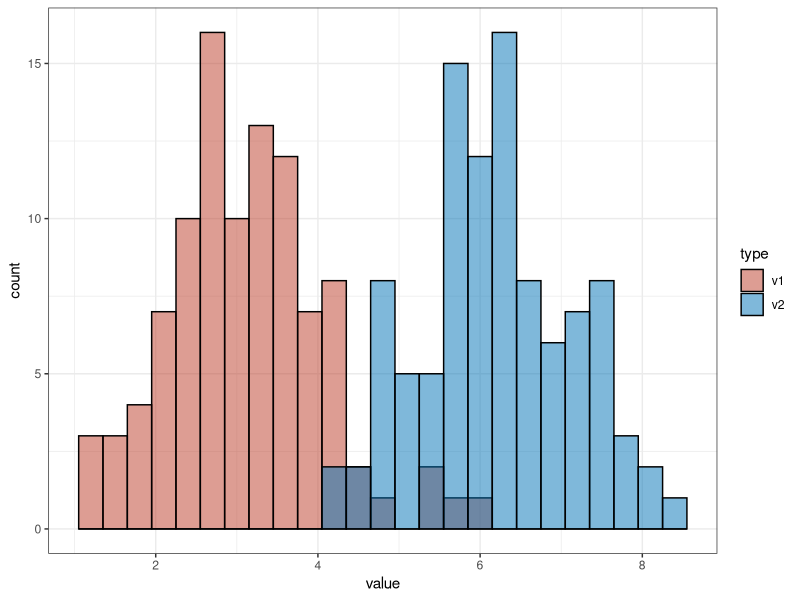

This figure's R source:
## ---- chunk 1
# Install packages
if (!requireNamespace("ggplot2", quietly = TRUE)) {
  install.packages("ggplot2")
}

# Load packages
library(ggplot2)
## ---- chunk 2
# Load data
data <- read.delim("files/Hiplot/125-multiple-histograms-data.txt", header = T)

# View data
head(data)
## ---- chunk 3
#| label: fig-1multiple-histograms
#| fig-cap: "Multiple Histograms"
#| out.width: "95%"
#| fig-height: 4
#| fig-width: 8
#| warning: false
#| error: false
#| message: false

# Multiple Histograms
p <- ggplot(data, aes(x = value, fill = type)) +
  geom_histogram(color = "black", alpha = 0.5, 
                 position = "identity", binwidth = 0.3) +
  scale_fill_manual(values = c("#BC3C29FF","#0072B5FF")) +
  theme_bw()

p
